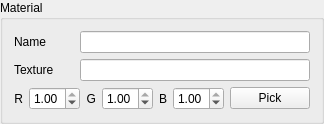
                <widget class="QGroupBox" name="VisualMaterialGroupBox">
                  <property name="enabled">
                    <bool>true</bool>
                  </property>
                  <property name="title">
                    <string>Material</string>
                  </property>
                  <layout class="QVBoxLayout">
                    <item>
                      <layout class="QHBoxLayout">
                        <item>
                          <widget class="QLabel" name="label_15">
                            <property name="minimumSize">
                              <size>
                                <width>60</width>
                                <height>0</height>
                              </size>
                            </property>
                            <property name="maximumSize">
                              <size>
                                <width>40</width>
                                <height>28</height>
                              </size>
                            </property>
                            <property name="text">
                              <string>Name</string>
                            </property>
                          </widget>
                        </item>
                        <item>
                          <widget class="QLineEdit" name="MaterialNameLineEdit"/>
                        </item>
                      </layout>
                    </item>
                    <item>
                      <layout class="QHBoxLayout">
                        <item>
                          <widget class="QLabel" name="label_42">
                            <property name="minimumSize">
                              <size>
                                <width>60</width>
                                <height>0</height>
                              </size>
                            </property>
                            <property name="maximumSize">
                              <size>
                                <width>40</width>
                                <height>28</height>
                              </size>
                            </property>
                            <property name="text">
                              <string>Texture</string>
                            </property>
                          </widget>
                        </item>
                        <item>
                          <widget class="QLineEdit" name="MaterialTexturePathLineEdit"/>
                        </item>
                      </layout>
                    </item>
                    <item>
                      <layout class="QHBoxLayout">
                        <item>
                          <widget class="QLabel" name="label_17">
                            <property name="maximumSize">
                              <size>
                                <width>10</width>
                                <height>16777215</height>
                              </size>
                            </property>
                            <property name="layoutDirection">
                              <enum>Qt::LeftToRight</enum>
                            </property>
                            <property name="text">
                              <string>R</string>
                            </property>
                            <property name="alignment">
                              <set>Qt::AlignRight|Qt::AlignTrailing|Qt::AlignVCenter</set>
                            </property>
                          </widget>
                        </item>
                        <item>
                          <widget class="QDoubleSpinBox" name="MaterialColorRedSpinBox">
                            <property name="maximum">
                              <double>1.000000000000000</double>
                            </property>
                            <property name="singleStep">
                              <double>0.001000000000000</double>
                            </property>
                            <property name="value">
                              <double>1.000000000000000</double>
                            </property>
                          </widget>
                        </item>
                        <item>
                          <widget class="QLabel" name="label_18">
                            <property name="maximumSize">
                              <size>
                                <width>10</width>
                                <height>16777215</height>
                              </size>
                            </property>
                            <property name="layoutDirection">
                              <enum>Qt::LeftToRight</enum>
                            </property>
                            <property name="text">
                              <string>G</string>
                            </property>
                            <property name="alignment">
                              <set>Qt::AlignRight|Qt::AlignTrailing|Qt::AlignVCenter</set>
                            </property>
                          </widget>
                        </item>
                        <item>
                          <widget class="QDoubleSpinBox" name="MaterialColorGreenSpinBox">
                            <property name="maximum">
                              <double>1.000000000000000</double>
                            </property>
                            <property name="singleStep">
                              <double>0.001000000000000</double>
                            </property>
                            <property name="value">
                              <double>1.000000000000000</double>
                            </property>
                          </widget>
                        </item>
                        <item>
                          <widget class="QLabel" name="label_19">
                            <property name="maximumSize">
                              <size>
                                <width>10</width>
                                <height>16777215</height>
                              </size>
                            </property>
                            <property name="layoutDirection">
                              <enum>Qt::LeftToRight</enum>
                            </property>
                            <property name="text">
                              <string>B</string>
                            </property>
                            <property name="alignment">
                              <set>Qt::AlignRight|Qt::AlignTrailing|Qt::AlignVCenter</set>
                            </property>
                          </widget>
                        </item>
                        <item>
                          <widget class="QDoubleSpinBox" name="MaterialColorBlueSpinBox">
                            <property name="maximum">
                              <double>1.000000000000000</double>
                            </property>
                            <property name="singleStep">
                              <double>0.001000000000000</double>
                            </property>
                            <property name="value">
                              <double>1.000000000000000</double>
                            </property>
                          </widget>
                        </item>
                        <item>
                          <widget class="QPushButton" name="MaterialColorPickButton">
                            <property name="text">
                              <string>Pick</string>
                            </property>
                          </widget>
                        </item>
                      </layout>
                    </item>
                  </layout>
                </widget>
